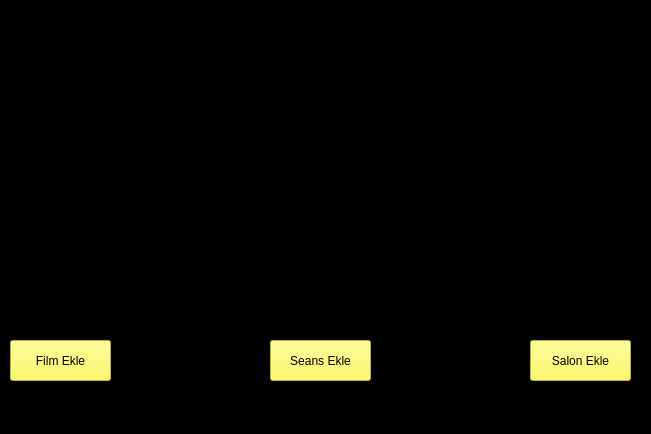
<?xml version="1.0" encoding="UTF-8"?>
<ui version="4.0">
 <class>MainWindow</class>
 <widget class="QMainWindow" name="MainWindow">
  <property name="geometry">
   <rect>
    <x>0</x>
    <y>0</y>
    <width>651</width>
    <height>434</height>
   </rect>
  </property>
  <property name="windowTitle">
   <string>Sinema</string>
  </property>
  <property name="styleSheet">
   <string notr="true">background-color:rgb(0,0,0)</string>
  </property>
  <property name="iconSize">
   <size>
    <width>40</width>
    <height>40</height>
   </size>
  </property>
  <widget class="QWidget" name="centralwidget">
   <widget class="QLabel" name="main_foto_label">
    <property name="geometry">
     <rect>
      <x>200</x>
      <y>20</y>
      <width>251</width>
      <height>251</height>
     </rect>
    </property>
    <property name="mouseTracking">
     <bool>false</bool>
    </property>
    <property name="tabletTracking">
     <bool>false</bool>
    </property>
    <property name="autoFillBackground">
     <bool>false</bool>
    </property>
    <property name="styleSheet">
     <string notr="true">background-image:url(:/newPrefix/images/sinema.png)</string>
    </property>
    <property name="text">
     <string/>
    </property>
    <property name="pixmap">
     <pixmap resource="img.qrc">:/newPrefix/images/sinema.png</pixmap>
    </property>
    <property name="scaledContents">
     <bool>true</bool>
    </property>
   </widget>
   <widget class="QPushButton" name="film_ekle">
    <property name="geometry">
     <rect>
      <x>10</x>
      <y>340</y>
      <width>101</width>
      <height>41</height>
     </rect>
    </property>
    <property name="styleSheet">
     <string notr="true">background-color:rgb(255, 249, 60)</string>
    </property>
    <property name="text">
     <string>Film Ekle</string>
    </property>
    <property name="icon">
     <iconset resource="img.qrc">
      <normaloff>:/newPrefix/images/ekle3.png</normaloff>:/newPrefix/images/ekle3.png</iconset>
    </property>
   </widget>
   <widget class="QPushButton" name="seans_ekle">
    <property name="geometry">
     <rect>
      <x>270</x>
      <y>340</y>
      <width>101</width>
      <height>41</height>
     </rect>
    </property>
    <property name="styleSheet">
     <string notr="true">background-color:rgb(255, 249, 60)</string>
    </property>
    <property name="text">
     <string>Seans Ekle</string>
    </property>
    <property name="icon">
     <iconset resource="img.qrc">
      <normaloff>:/newPrefix/images/ekle3.png</normaloff>:/newPrefix/images/ekle3.png</iconset>
    </property>
   </widget>
   <widget class="QPushButton" name="salon_ekle">
    <property name="geometry">
     <rect>
      <x>530</x>
      <y>340</y>
      <width>101</width>
      <height>41</height>
     </rect>
    </property>
    <property name="styleSheet">
     <string notr="true">background-color:rgb(255, 249, 60)</string>
    </property>
    <property name="text">
     <string>Salon Ekle</string>
    </property>
    <property name="icon">
     <iconset resource="img.qrc">
      <normaloff>:/newPrefix/images/ekle3.png</normaloff>:/newPrefix/images/ekle3.png</iconset>
    </property>
   </widget>
  </widget>
  <widget class="QMenuBar" name="menubar">
   <property name="geometry">
    <rect>
     <x>0</x>
     <y>0</y>
     <width>651</width>
     <height>21</height>
    </rect>
   </property>
  </widget>
  <widget class="QStatusBar" name="statusbar"/>
 </widget>
 <resources>
  <include location="img.qrc"/>
 </resources>
 <connections/>
</ui>
